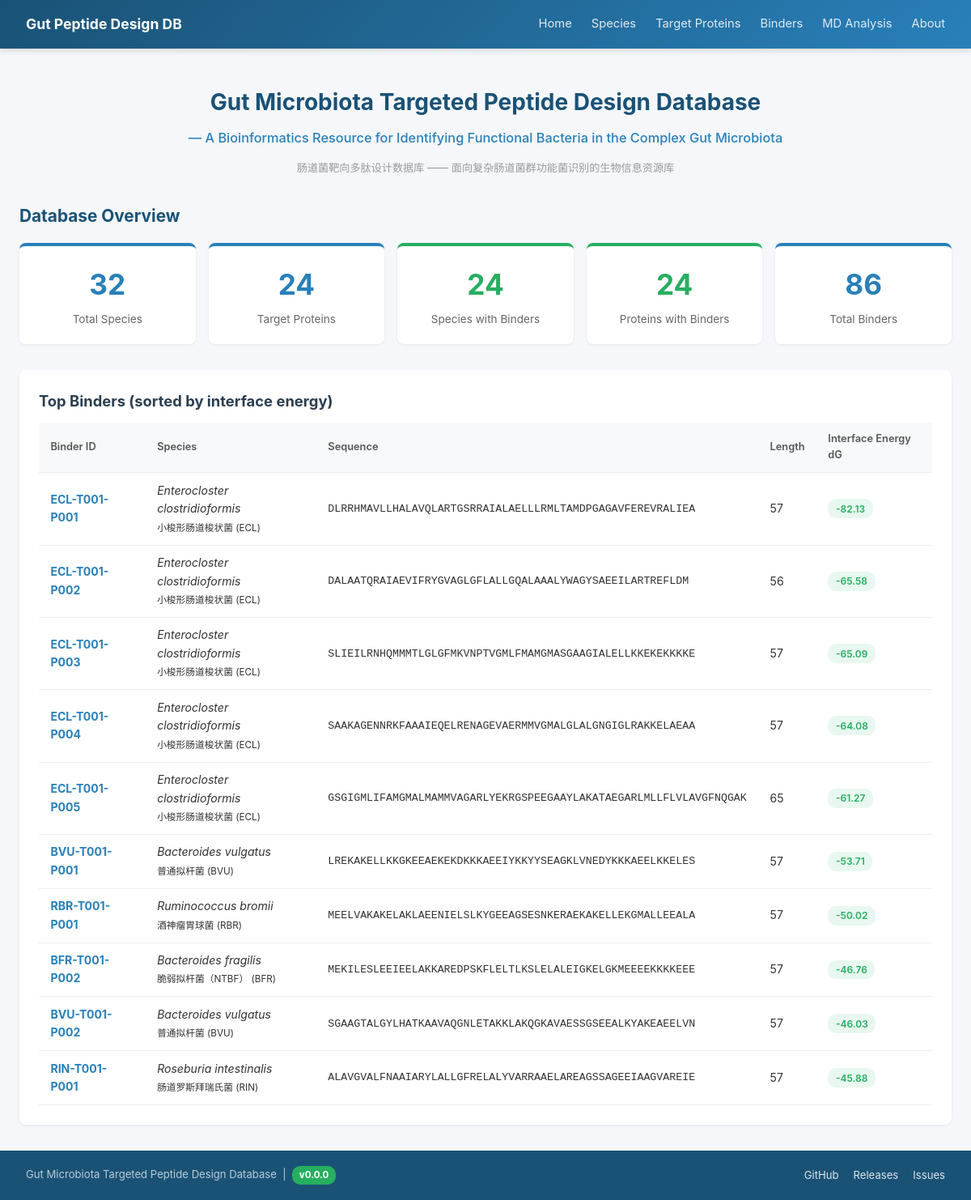
The page / on the database its author committed.
### tables this page shows
CREATE TABLE Binder (
        Binder_ID       TEXT PRIMARY KEY,
        Species_ID      TEXT NOT NULL,
        Binder_Sequence TEXT,
        Length          INTEGER,
        Raw_Score       REAL,
        dG_sep_norm     REAL,
        dSASA_int       REAL,
        complex_norm    REAL,
        total_score     REAL,
        packstat        REAL,
        hbonds_int      INTEGER,
        pLDDT_total     REAL,
        pLDDT_binder    REAL,
        PAE_interaction REAL,
        binder_RMSD     REAL,
        target_RMSD     REAL,
        Sequence_File   TEXT,
        Structure_File  TEXT,
        Notes           TEXT,
        FOREIGN KEY (Species_ID) REFERENCES Species(Species_ID)
    );

CREATE TABLE Species (
        Species_ID      TEXT PRIMARY KEY,
        Scientific_Name TEXT NOT NULL,
        Chinese_Name    TEXT,
        Taxonomy_ID     INTEGER,
        Genome_Accession TEXT,
        Proteome_Source TEXT,
        Notes           TEXT
    );

### app.py (the view)
@app.route('/')
def index():
    db = get_db()
    s = {}
    s['species'] = db.execute("SELECT COUNT(*) FROM Species").fetchone()[0]
    s['proteins'] = db.execute("SELECT COUNT(*) FROM Target_Protein").fetchone()[0]
    s['binders'] = db.execute("SELECT COUNT(*) FROM Binder").fetchone()[0]
    s['success_species'] = db.execute("SELECT COUNT(DISTINCT Species_ID) FROM Binder").fetchone()[0]
    s['success_proteins'] = db.execute("""
        SELECT COUNT(DISTINCT p.Protein_ID) FROM Target_Protein p
        JOIN Binder b ON p.Species_ID = b.Species_ID
    """).fetchone()[0]
    recent = []
    if s['binders'] > 0:
        recent = db.execute("""
            SELECT b.*, s.Scientific_Name, s.Chinese_Name
            FROM Binder b JOIN Species s ON b.Species_ID = s.Species_ID
            ORDER BY b.Raw_Score ASC LIMIT 10
        """).fetchall()
    pending = db.execute("""
        SELECT Species_ID, Chinese_Name, Scientific_Name FROM Species
        WHERE Species_ID NOT IN (SELECT DISTINCT Species_ID FROM Binder)
        ORDER BY Species_ID
    """).fetchall()
    return render_template('index.html', stats=s, recent=recent, pending=pending)

### app.py (called while the page is built)
@app.context_processor
def inject_meta():
    return {'DB_VERSION': DB_VERSION, 'REPO_URL': REPO_URL}

def get_db():
    if 'db' not in g:
        g.db = sqlite3.connect(DB_PATH)
        g.db.row_factory = sqlite3.Row
    return g.db

### templates/index.html (shortened to what this page needs)
{% extends "base.html" %}
{% block content %}
<div style="text-align:center; padding:1rem 0 2rem;">
    <h1 style="font-size:1.75rem; color:#1a5276; margin-bottom:.7rem; line-height:1.35;">Gut Microbiota Targeted Peptide Design Database</h1>
    <p style="font-size:1.02rem; color:#2980b9; font-weight:500; margin-bottom:.9rem;">— A Bioinformatics Resource for Identifying Functional Bacteria in the Complex Gut Microbiota</p>
    <p style="font-size:.82rem; color:#999;">肠道菌靶向多肽设计数据库 —— 面向复杂肠道菌群功能菌识别的生物信息资源库</p>
</div>
<h2 style="font-size:1.3rem; color:#1a5276; margin-bottom:1rem;">Database Overview</h2>
<div class="stats-grid">
    <div class="stat-card"><div class="stat-number">{{ stats.species }}</div><div class="stat-label">Total Species</div></div>
    <div class="stat-card"><div class="stat-number">{{ stats.proteins }}</div><div class="stat-label">Target Proteins</div></div>
    <div class="stat-card stat-highlight"><div class="stat-number">{{ stats.success_species }}</div><div class="stat-label">Species with Binders</div></div>
    <div class="stat-card stat-highlight"><div class="stat-number">{{ stats.success_proteins }}</div><div class="stat-label">Proteins with Binders</div></div>
    <div class="stat-card"><div class="stat-number">{{ stats.binders }}</div><div class="stat-label">Total Binders</div></div>
</div>
{% if recent %}
<div class="card">
    <h2>Top Binders (sorted by interface energy)</h2>
    <table>
        <thead><tr><th>Binder ID</th><th>Species</th><th>Sequence</th><th>Length</th><th>Interface Energy dG</th></tr></thead>
        <tbody>
            {% for b in recent %}
            <tr>
                <td><a href="/binders/{{ b.Binder_ID }}"><strong>{{ b.Binder_ID }}</strong></a></td>
                <td><em>{{ b.Scientific_Name }}</em><br><small>{{ b.Chinese_Name }} ({{ b.Species_ID }})</small></td>
                <td style="font-family:monospace; font-size:.83rem;">{{ b.Binder_Sequence }}</td>
                <td>{{ b.Length or '-' }}</td>
                <td>
                    {% if b.Raw_Score %}
                    <span class="badge {% if b.Raw_Score < -6 %}badge-green{% elif b.Raw_Score < -4 %}badge-blue{% else %}badge-orange{% endif %}">
                        {{ "%.2f"|format(b.Raw_Score) }}
                    </span>{% else %}-{% endif %}
                </td>
            </tr>
            {% endfor %}
        </tbody>
    </table>
</div>
{% else %}
<div class="card empty-state">
    <p>No Binder data available.</p>
    <p style="font-size:.85rem;">Populate data/proteins.csv and data/binders.csv, then run <code>python batch_import.py</code></p>
</div>
{% endif %}
{% endblock %}

### templates/base.html (style rules this page uses)
* { margin:0; padding:0; box-sizing:border-box; }
body { font-family:-apple-system,BlinkMacSystemFont,"Segoe UI","PingFang SC","Microsoft YaHei",sans-serif; background:#f5f7fa; color:#333; line-height:1.6; }
.card { background:white; border-radius:8px; box-shadow:0 1px 3px rgba(0,0,0,.08); padding:1.5rem; margin-bottom:1.5rem; }
.stats-grid { display:grid; grid-template-columns:repeat(auto-fit,minmax(160px,1fr)); gap:1rem; margin-bottom:2rem; }
.stat-card { background:white; border-radius:8px; padding:1.2rem; text-align:center; box-shadow:0 1px 3px rgba(0,0,0,.08); border-top:4px solid #2980b9; }
.stat-number { font-size:2.2rem; font-weight:700; color:#2980b9; }
.stat-label { color:#666; font-size:.85rem; margin-top:.3rem; }
.stat-highlight { border-top-color:#27ae60; }
.stat-highlight .stat-number { color:#27ae60; }
table { width:100%; border-collapse:collapse; font-size:.88rem; }
th,td { padding:.65rem .9rem; text-align:left; border-bottom:1px solid #eee; }
th { background:#f8f9fa; font-weight:600; color:#555; font-size:.8rem; }
.badge { display:inline-block; padding:.15rem .6rem; border-radius:10px; font-size:.75rem; font-weight:600; }
.badge-green { background:#e8f8f0; color:#27ae60; }
h1 { font-size:1.5rem; margin-bottom:1rem; color:#1a5276; }
h2 { font-size:1.15rem; margin-bottom:.7rem; color:#2c3e50; }
a { color:#2980b9; text-decoration:none; }

### rows shown on the page
Binder: Binder_ID "ECL-T001-P001", Scientific_Name "Enterocloster clostridioformis", Chinese_Name "小梭形肠道梭状菌", Species_ID "ECL", Binder_Sequence "DLRRHMAVLLHALAVQLARTGSRRAIALAELLLRMLTAMDPGAGAVFEREVRALIEA", Length "57", Raw_Score "-82.13"
Binder: Binder_ID "ECL-T001-P002", Scientific_Name "Enterocloster clostridioformis", Chinese_Name "小梭形肠道梭状菌", Species_ID "ECL", Binder_Sequence "DALAATQRAIAEVIFRYGVAGLGFLALLGQALAAALYWAGYSAEEILARTREFLDM", Length "56", Raw_Score "-65.58"
Binder: Binder_ID "ECL-T001-P003", Scientific_Name "Enterocloster clostridioformis", Chinese_Name "小梭形肠道梭状菌", Species_ID "ECL", Binder_Sequence "SLIEILRNHQMMMTLGLGFMKVNPTVGMLFMAMGMASGAAGIALELLKKEKEKKKKE", Length "57", Raw_Score "-65.09"
Binder: Binder_ID "ECL-T001-P004", Scientific_Name "Enterocloster clostridioformis", Chinese_Name "小梭形肠道梭状菌", Species_ID "ECL", Binder_Sequence "SAAKAGENNRKFAAAIEQELRENAGEVAERMMVGMALGLALGNGIGLRAKKELAEAA", Length "57", Raw_Score "-64.08"
Binder: Binder_ID "ECL-T001-P005", Scientific_Name "Enterocloster clostridioformis", Chinese_Name "小梭形肠道梭状菌", Species_ID "ECL", Binder_Sequence "GSGIGMLIFAMGMALMAMMVAGARLYEKRGSPEEGAAYLAKATAEGARLMLLFLVLAVGFNQGAK", Length "65", Raw_Score "-61.27"
Binder: Binder_ID "BVU-T001-P001", Scientific_Name "Bacteroides vulgatus", Chinese_Name "普通拟杆菌", Species_ID "BVU", Binder_Sequence "LREKAKELLKKGKEEAEKEKDKKKAEEIYKKYYSEAGKLVNEDYKKKAEELKKELES", Length "57", Raw_Score "-53.71"
Binder: Binder_ID "RBR-T001-P001", Scientific_Name "Ruminococcus bromii", Chinese_Name "酒神瘤胃球菌", Species_ID "RBR", Binder_Sequence "MEELVAKAKELAKLAEENIELSLKYGEEAGSESNKERAEKAKELLEKGMALLEEALA", Length "57", Raw_Score "-50.02"
Binder: Binder_ID "BFR-T001-P002", Scientific_Name "Bacteroides fragilis", Chinese_Name "脆弱拟杆菌（NTBF）", Species_ID "BFR", Binder_Sequence "MEKILESLEEIEELAKKAREDPSKFLELTLKSLELALEIGKELGKMEEEEKKKKEEE", Length "57", Raw_Score "-46.76"
Binder: Binder_ID "BVU-T001-P002", Scientific_Name "Bacteroides vulgatus", Chinese_Name "普通拟杆菌", Species_ID "BVU", Binder_Sequence "SGAAGTALGYLHATKAAVAQGNLETAKKLAKQGKAVAESSGSEEALKYAKEAEELVN", Length "57", Raw_Score "-46.03"
Binder: Binder_ID "RIN-T001-P001", Scientific_Name "Roseburia intestinalis", Chinese_Name "肠道罗斯拜瑞氏菌", Species_ID "RIN", Binder_Sequence "ALAVGVALFNAAIARYLALLGFRELALYVARRAAELAREAGSSAGEEIAAGVAREIE", Length "57", Raw_Score "-45.88"

### other values the page prints
{{ stats.species }} "32"
{{ stats.proteins }} "24"
{{ stats.success_species }} "24"
{{ stats.success_proteins }} "24"
{{ stats.binders }} "86"
{{ DB_VERSION }} "0.0.0"
